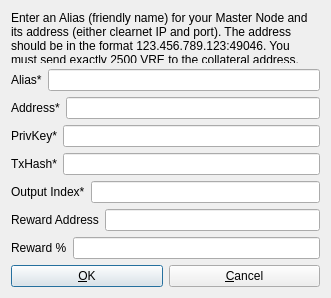
<?xml version="1.0" encoding="UTF-8"?>
<ui version="4.0">
 <class>AddEditAdrenalineNode</class>
 <widget class="QDialog" name="AddEditAdrenalineNode">
  <property name="geometry">
   <rect>
    <x>0</x>
    <y>0</y>
    <width>331</width>
    <height>298</height>
   </rect>
  </property>
  <property name="windowTitle">
   <string>Add/Edit VersusCoin Node</string>
  </property>
  <property name="modal">
   <bool>true</bool>
  </property>
  <layout class="QVBoxLayout" name="verticalLayout">
   <item>
    <widget class="QLabel" name="label_9">
     <property name="sizePolicy">
      <sizepolicy hsizetype="Preferred" vsizetype="Expanding">
       <horstretch>0</horstretch>
       <verstretch>0</verstretch>
      </sizepolicy>
     </property>
     <property name="text">
      <string>&lt;html&gt;&lt;head/&gt;&lt;body&gt;&lt;p&gt;Enter an Alias (friendly name) for your Master Node and its address (either clearnet IP and port). The address should be in the format 123.456.789.123:49046. You must send exactly 2500 VRE to the collateral address.&lt;/p&gt;&lt;/body&gt;&lt;/html&gt;</string>
     </property>
     <property name="wordWrap">
      <bool>true</bool>
     </property>
    </widget>
   </item>
   <item>
    <layout class="QHBoxLayout" name="horizontalLayout_4">
     <property name="bottomMargin">
      <number>0</number>
     </property>
     <item>
      <widget class="QLabel" name="label_4">
       <property name="text">
        <string>Alias*</string>
       </property>
      </widget>
     </item>
     <item>
      <widget class="QLineEdit" name="aliasLineEdit"/>
     </item>
    </layout>
   </item>
   <item>
    <layout class="QHBoxLayout" name="horizontalLayout_5">
     <property name="bottomMargin">
      <number>0</number>
     </property>
     <item>
      <widget class="QLabel" name="label_6">
       <property name="text">
        <string>Address*</string>
       </property>
      </widget>
     </item>
     <item>
      <widget class="QLineEdit" name="addressLineEdit"/>
     </item>
    </layout>
   </item>
   <item>
    <layout class="QHBoxLayout" name="horizontalLayout_3">
     <property name="bottomMargin">
      <number>0</number>
     </property>
     <item>
      <widget class="QLabel" name="label_5">
       <property name="text">
        <string>PrivKey*</string>
       </property>
      </widget>
     </item>
     <item>
      <widget class="QLineEdit" name="privkeyLineEdit"/>
     </item>
    </layout>
   </item>
   <item>
    <layout class="QHBoxLayout" name="horizontalLayout_2">
     <property name="bottomMargin">
      <number>0</number>
     </property>
     <item>
      <widget class="QLabel" name="label_2">
       <property name="text">
        <string>TxHash*</string>
       </property>
      </widget>
     </item>
     <item>
      <widget class="QLineEdit" name="txhashLineEdit"/>
     </item>
    </layout>
   </item>
   <item>
    <layout class="QHBoxLayout" name="horizontalLayout_8">
     <property name="bottomMargin">
      <number>0</number>
     </property>
     <item>
      <widget class="QLabel" name="label_8">
       <property name="text">
        <string>Output Index*</string>
       </property>
      </widget>
     </item>
     <item>
      <widget class="QLineEdit" name="outputindexLineEdit"/>
     </item>
    </layout>
   </item>
   <item>
    <layout class="QHBoxLayout" name="horizontalLayout_6">
     <property name="bottomMargin">
      <number>0</number>
     </property>
     <item>
      <widget class="QLabel" name="label_3">
       <property name="text">
        <string>Reward Address</string>
       </property>
      </widget>
     </item> 
     <item>
      <widget class="QLineEdit" name="rewardaddressLineEdit"/>
     </item>
    </layout>
   </item>
   <item>
    <layout class="QHBoxLayout" name="horizontalLayout_7">
     <property name="bottomMargin">
      <number>0</number>
     </property>
     <item>
      <widget class="QLabel" name="label_7">
       <property name="text">
        <string>Reward %</string>
       </property>
      </widget>
     </item>
     <item>
      <widget class="QLineEdit" name="rewardpercentageLineEdit"/>
     </item>
    </layout>
   </item>
   <item>
    <layout class="QHBoxLayout" name="horizontalLayout_Buttons">
     <item>
      <widget class="QPushButton" name="okButton">
       <property name="text">
        <string>&amp;OK</string>
       </property>
      </widget>
     </item>
     <item>
      <widget class="QPushButton" name="cancelButton">
       <property name="text">
        <string>&amp;Cancel</string>
       </property>
       <property name="autoDefault">
        <bool>false</bool>
       </property>
      </widget>
     </item>
    </layout>
   </item>
  </layout>
 </widget>
 <resources/>
 <connections/>
</ui>
